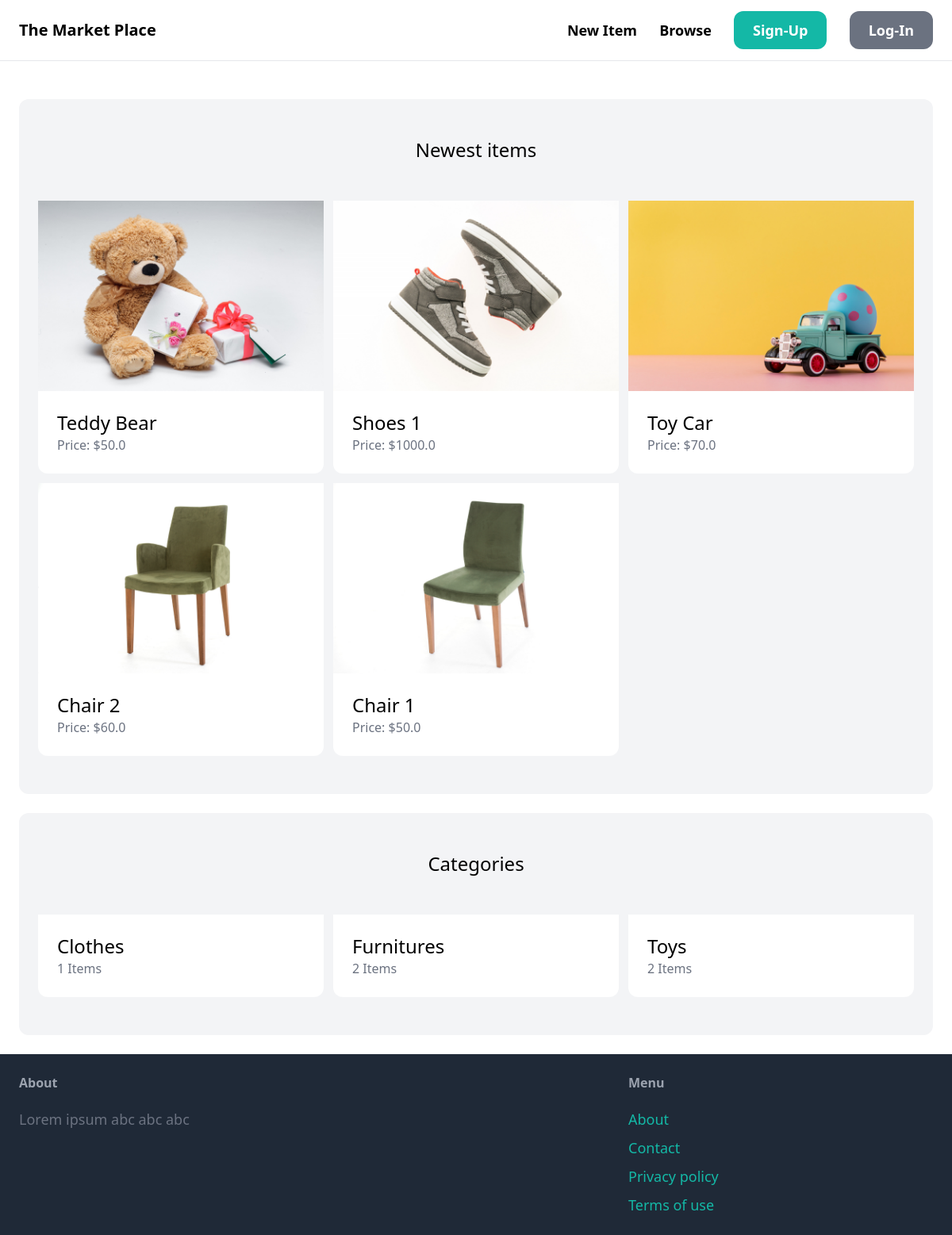
The page / on the database its author committed.
### items/models.py (models this page shows, shortened)
class Item(models.Model):
    category =models.ForeignKey(Category,related_name='items',on_delete=models.CASCADE)
    name = models.CharField(max_length=255)
    description = models.TextField(blank=True,null=True)
    price=models.FloatField()
    image=models.ImageField(upload_to='item_images',blank=True,null=True)
    is_sold=models.BooleanField(default=False)
    created_by=models.ForeignKey(User,related_name='items',on_delete=models.CASCADE )
    created_at=models.DateTimeField(auto_now_add=True)

class Category(models.Model):
    name=models.CharField(max_length=255)
    class Meta:
        ordering=('name',)
        verbose_name_plural ='Categories'

### core/views.py (the view)
# urls.py: path('',views.index,name='index'),
def index(request):
    items=Item.objects.filter(is_sold=False)[0:6]
    categories=Category.objects.all()
    return render(request,'core/index.html',{
        'categories':categories,
        'items':items,
    })

### core/templates/core/index.html (shortened to what this page needs)
{% extends "core/base.html" %}
{% block content %}
  <div class="mt-6 px-6 py-12 bg-gray-100 rounded-xl">
    <h2 class= "mb-12 text-2xl text-center">Newest items</h2>
    <div class ="grid grid-cols-3 gap-3">
        {% for item in items %}
           <div>
                <a href="{% url 'items:detail' item.id %}">
                    <div>
                        <img src="{{ item.image.url}}" class"rounded-t-xl">
                    </div>
                    <div class ="p-6 bg-white rounded-b-xl">
                        <h2 class ="text-2xl">{{item.name}}</h2>
                        <p class="text-gray-500">Price: ${{item.price}}</p>
                    </div>
                </a>
           </div>
            {% endfor %}
    </div>
  </div>
  <div class="mt-6 px-6 py-12 bg-gray-100 rounded-xl">
    <h2 class= "mb-12 text-2xl text-center">Categories</h2>
    <div class ="grid grid-cols-3 gap-3">
        {% for category in categories %}
        <div>
            <a href="#">
                <div class ="p-6 bg-white rounded-b-xl">
                    <h2 class ="text-2xl">{{category.name}}</h2>
                    <p class="text-gray-500">{{category.items.count}} Items </p>
                </div>
            </a>
       </div>
        {% endfor%}
    </div>
  </div>
{% endblock %}

### core/templates/core/base.html (shortened to what this page needs)
<!DOCTYPE html>
<html>
    <head>
        <link rel="stylesheet" href="">
        <script src="https://cdn.tailwindcss.com"></script>
    </head>
    <body>
        <nav class="py-6 px-6 flex justify-between items-center border-b border-gray-200">
            <a href="/" class="text-xl font-semibold">The Market Place </a>
            <div class ="space-x-6">
                <a href="{% url 'items:new'%}" class="text-lg font-semibold hover:text-gray-500">New Item</a>
                <a href="{% url 'items:items'%}" class="text-lg font-semibold hover:text-gray-500">Browse</a>
                {% if request.user.is_authenticated %}
                <a href="{%url 'conversation:inbox' %}" class="px-6 py-3 text-lg font-semibold bg-teal-500 text-white rounded-xl hover:bg-teal-700">Inbox</a>
                <a href="{% url 'dashboard:index' %}" class="px-6 py-3 text-lg font-semibold bg-gray-500 text-white rounded-xl hover:bg-gray-700">DashBoard</a>
                {% else %}
                <a href="{% url 'core:signup'%}" class="px-6 py-3 text-lg font-semibold bg-teal-500 text-white rounded-xl hover:bg-teal-700">Sign-Up</a>
                <a href="{% url 'core:login'%}" class="px-6 py-3 text-lg font-semibold bg-gray-500 text-white rounded-xl hover:bg-gray-700">Log-In</a>
                {% endif %}
            </div>
        </nav>
        <div class="px-6 py-6">
            {% block content%}
            {% endblock %}
        </div>
        <footer class="py-6 px-6 flex justify-between bg-gray-800">
            <div class="w-2/3 pr-10">
                <h3 class ="mb-5 font-semibold text-gray-400">About</h3>
                <p class="text-lg text-gray-500">Lorem ipsum abc abc abc </p>
            </div>
            <div class="w-1/3 ">
                <h3 class ="mb-5 font-semibold text-gray-400">Menu</h3>
                <ul class ="space-y-2">
                    <li><a href="#" class ="text-lg text-teal-500 hover:text-teal-700">About</a></li>
                    <li><a href="{% url 'core:contact' %}" class ="text-lg text-teal-500 hover:text-teal-700">Contact</a></li>
                    <li><a href="#" class ="text-lg text-teal-500 hover:text-teal-700">Privacy policy</a></li>
                    <li><a href="#" class ="text-lg text-teal-500 hover:text-teal-700">Terms of use</a></li>
                </ul>
            </div>
        </footer>

### rows shown on the page
Item: image (picture), name "Teddy Bear", price "50.0"
Item: image (picture), name "Shoes 1", price "1000.0"
Item: image (picture), name "Toy Car", price "70.0"
Item: image (picture), name "Chair 2", price "60.0"
Item: image (picture), name "Chair 1", price "50.0"
Category: name "Clothes", items.count "1"
Category: name "Furnitures", items.count "2"
Category: name "Toys", items.count "2"
